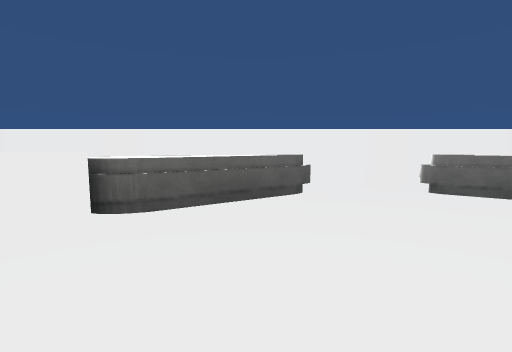
View 1 (above)

16 first-person views from a walk through a scene from a Unity 3-D project. The camera is 1.4 m above the floor, tilts 6° down and sees 85° across. The floor is counted in squares, 2 m on a side. Each view is taken from the middle of a square. On the plan, view 1 faces up. The plan holds only what a view shows up to about 9 squares ahead; the rest is blank. Surface patterns are stand-ins for the level's own textures.

View 2
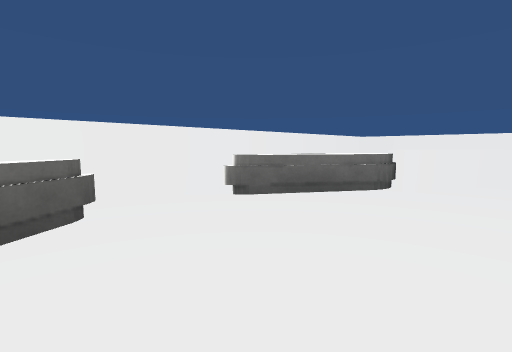

View 3
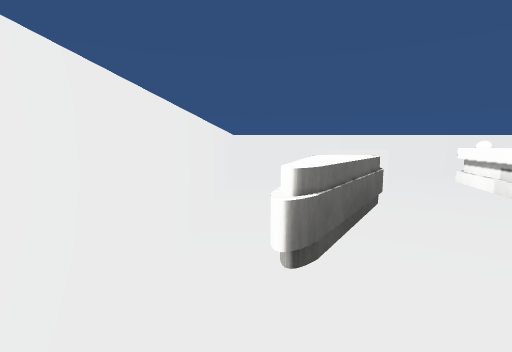

View 4
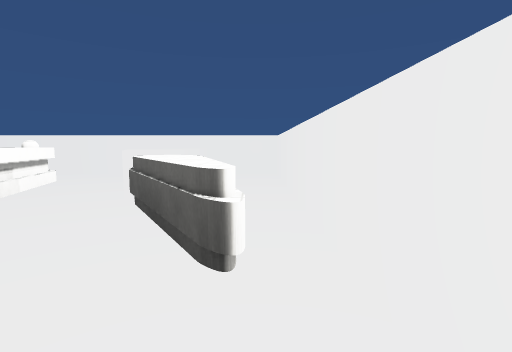

View 5
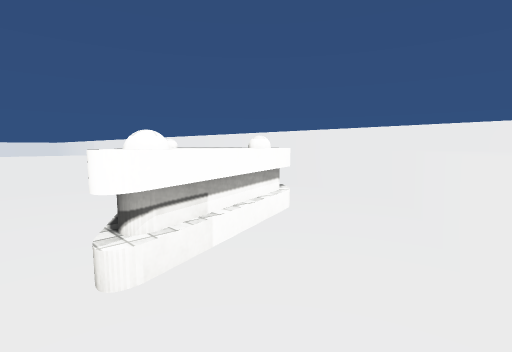

View 6
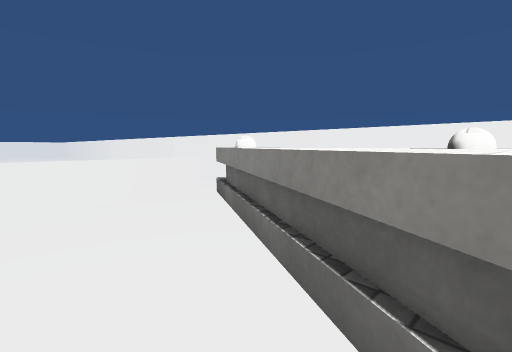

View 7
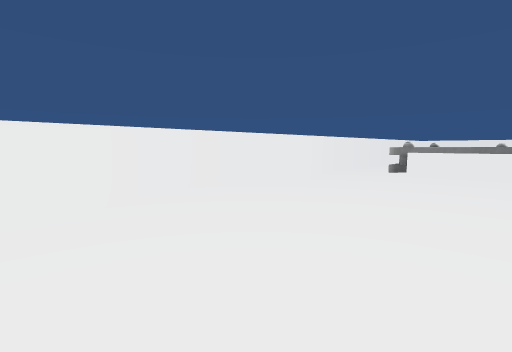

View 8
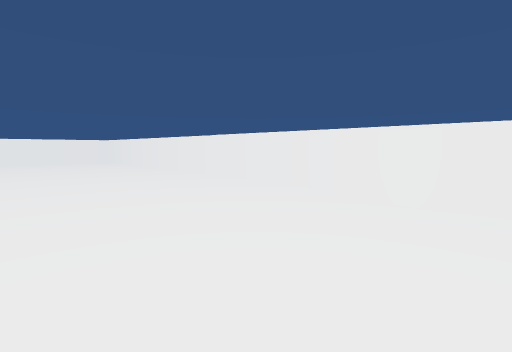

View 9
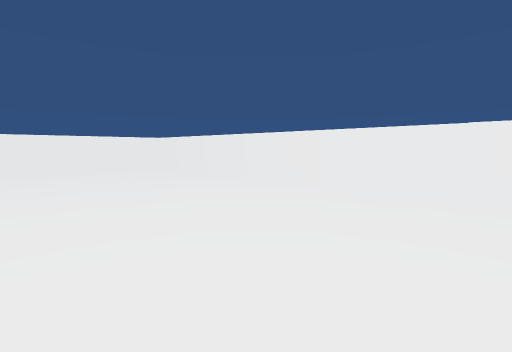

View 10
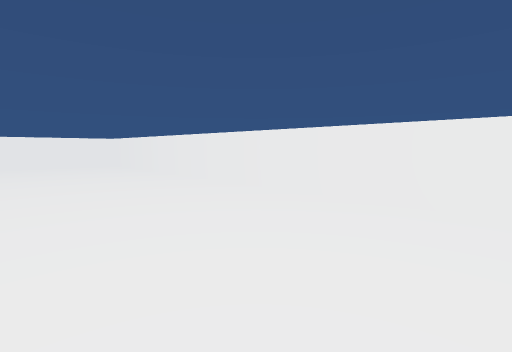

View 11
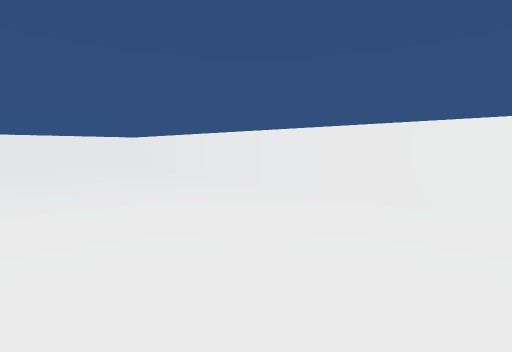

View 12
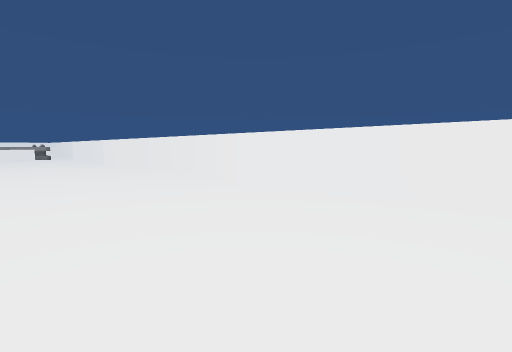

View 13
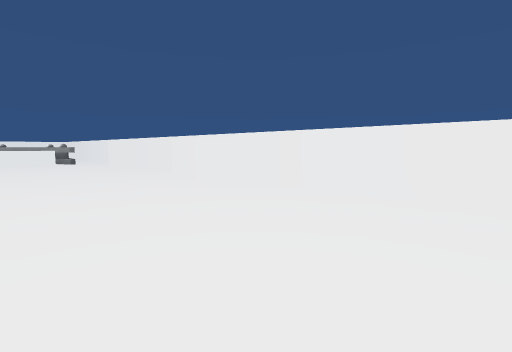

View 14
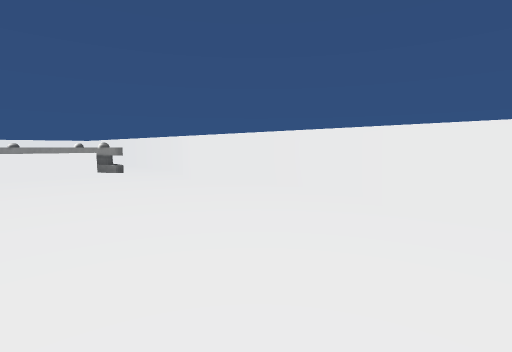

View 15
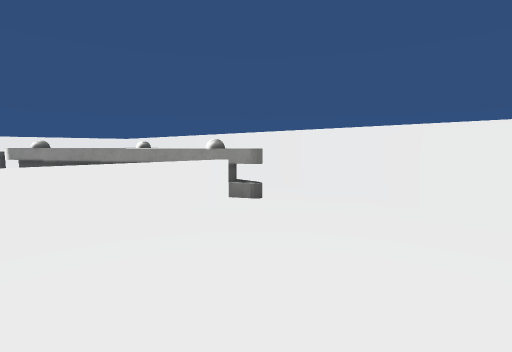

View 16
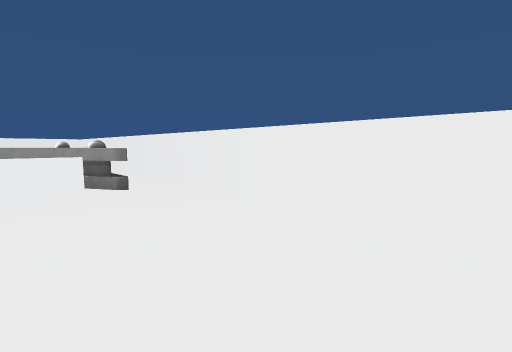

### Floor plan
Key: @ floor where view 1 was taken; # wall or solid block; . floor; ^ raised ledge; O other object.
Columns run from 6 left of view 1 to 8 right of it. Each row starts with its distance up from view 1.
  5  # ##########
  4  ##  OO..O   ##
  3  #^^OOO..OOO^^#
  2  ^^^^......^^^#
  1 ##............#
  0 #..^^.@    ^^.#
 -1 #..^..      ^.#
 -2 #..^..      ^.#
 -3 #..^..    ..^^#
 -4 #.....    ....#
 -5 ##....    ....#
 -6  #....    ....#
 -7  #....    ....#
 -8  #....    ....#
 -9  #....    ....#
-10  #....    ....#
-11  #....    ....#
-12  #....    ....#
-13  .....    ....#
-14 #.....    ....#
-15 #.....    ....#
-16 #.....    ....#
-17 #.....    ....#
-18 #.....    ....#
-19 #.............#
-20 #.............#
-21 #.............#
-22 #.............#
-23 ###############

Where each view was taken, in squares from view 1:
view 1: 0 up, 0 right, facing up
view 2: 1 up, 0 right, facing up-right
view 3: 4 up, 1 right, facing right
view 4: 4 up, 2 right, facing left
view 5: 2 up, 1 left, facing down-left
view 6: 0 up, 1 left, facing down-left
view 7: 11 down, 1 left, facing up-left
view 8: 9 down, 1 left, facing down-left
view 9: 14 down, 1 left, facing down-left
view 10: 19 down, 3 left, facing down-right
view 11: 19 down, 1 left, facing down-right
view 12: 21 down, 4 right, facing up-right
view 13: 16 down, 4 right, facing up-right
view 14: 11 down, 4 right, facing up-right
view 15: 6 down, 4 right, facing up-right
view 16: 8 down, 5 right, facing up-right
